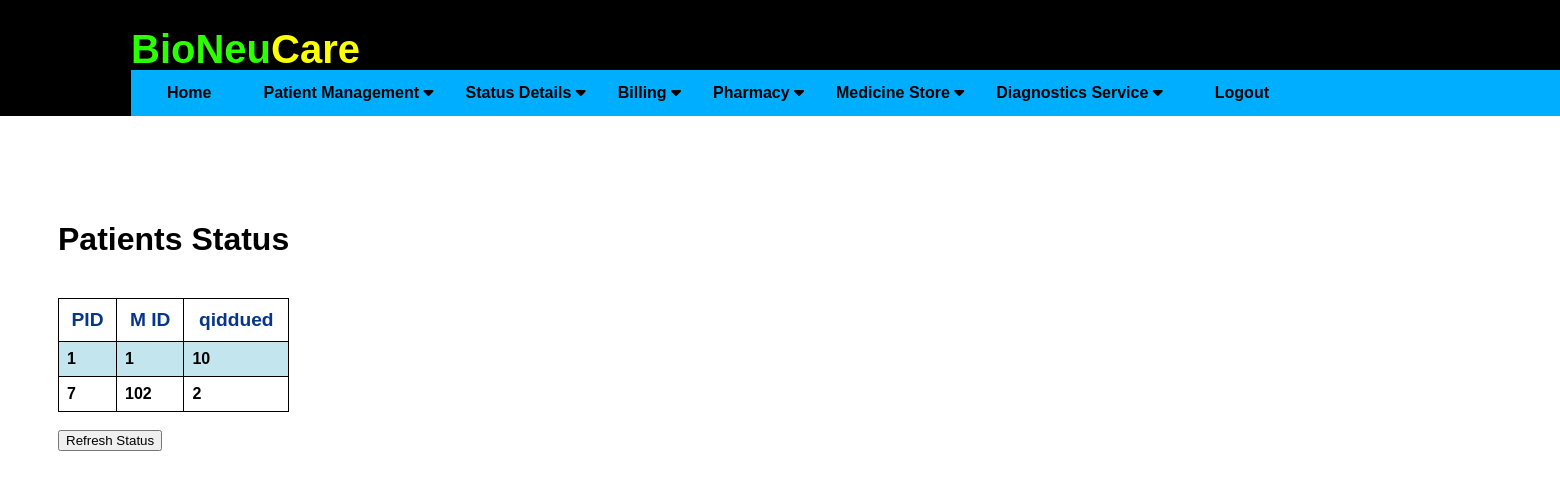
The app's page /medicines (signed in) with its own data.
### application/routes.py (models this page shows)
class Medicines(db.Model):
    __tablename__ = 'medicines'
    id = db.Column(db.Integer, primary_key=True)
    pid = db.Column(db.Integer)
    mname = Column(db.String(20))
    mid = db.Column(db.Integer)
    rate = db.Column(db.Integer)
    qissued = db.Column(db.Integer)
    date = db.Column(db.DateTime, default=datetime.now)
    children = relationship("MedicineMaster")

### application/routes.py (the view)
@app.route('/medicines')
def medicines():
    if 'username' in session:
        updatep = Medicines.query.all()
        return render_template('medicines.html', updatep = updatep)
    else:
        flash('You have been logged out. Please login again')
        return redirect( url_for('login') )
    return render_template('medicines.html')

### application/templates/medicines.html (shortened to what this page needs)
{% extends "layout.html" %}
{% block content %}
<div class="status">
    <h1>Patients Status</h1><br>
    <table border="1">
        <tr>
            <th>PID</th>
            <th>M ID</th>
            <th>qiddued</th>
        </tr>
        {% for update in updatep %}
        <tr>
            <td> {{ update.pid }} </td>
            <td> {{ update.mid }} </td>
            <td> {{ update.qissued }} </td>
        {% endfor %}
    </table>
    <br>
    <form action="{{ url_for('update_patient') }}">
    <button type="submit" value="Refresh the list">Refresh Status</button>
    </form>
</div>
{% endblock %}

### application/static/css/main.css (style rules this page uses)
html { overflow-y: scroll; overflow-x: hidden; }
body { font-family: Arial, Helvetica, sans-serif; height: 100%; display: flex; flex-direction: column; }
table, th, td { border: 1px solid black; border-collapse: collapse; }
.status { position: absolute; top: 200px; padding-left: 50px; }
.status h1 { text-align: center; }

### application/templates/layout.html (style rules this page uses)
table { font-family: arial, sans-serif; border-collapse: collapse; width: 100%; }
td { border: 1px solid #dddddd; text-align: left; font-weight: bold; padding: 8px; }
th { border: 1px solid #dddddd; width: auto; color: #06368a; text-align: center; font-size: larger; font-weight: bolder; padding: 10px; }
tr:nth-child(even) { background-color: #c3e5ee; }

### records on screen
Medicines: pid "1", mid "1", qissued "10"
Medicines: pid "7", mid "102", qissued "2"
